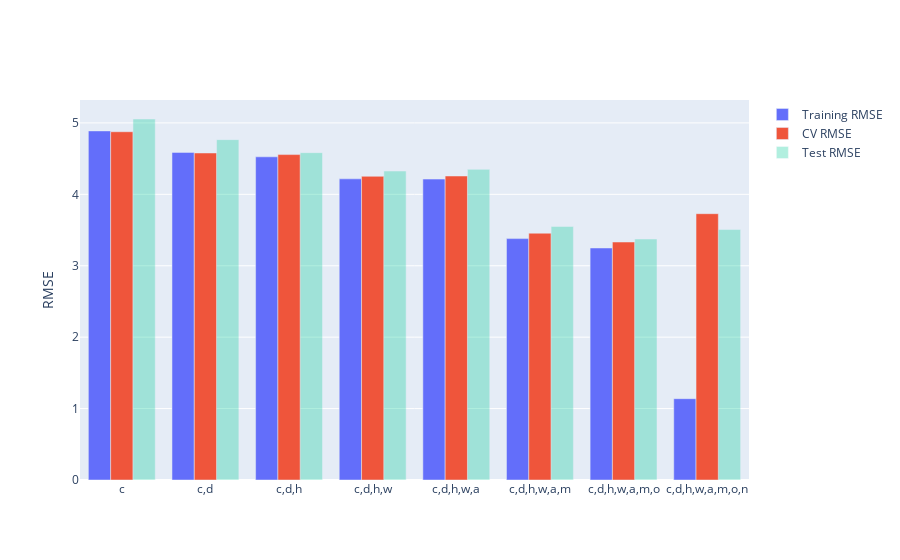

The notebook cell saved with this chart:
### Code cell
compare_models(models)

### Figure 1 — Plotly figure (JSON) as saved in the notebook; plotly's stock layout.template omitted (floating-point values rounded to 4 significant figures)
{"data": [{"name": "Training RMSE", "type": "bar", "x": ["c", "c,d", "c,d,h", "c,d,h,w", "c,d,h,w,a", "c,d,h,w,a,m", "c,d,h,w,a,m,o", "c,d,h,w,a,m,o,n"], "y": [4.888, 4.588, 4.525, 4.217, 4.214, 3.38, 3.249, 1.139]}, {"name": "CV RMSE", "type": "bar", "x": ["c", "c,d", "c,d,h", "c,d,h,w", "c,d,h,w,a", "c,d,h,w,a,m", "c,d,h,w,a,m,o", "c,d,h,w,a,m,o,n"], "y": [4.877, 4.579, 4.557, 4.253, 4.257, 3.456, 3.332, 3.729]}, {"name": "Test RMSE", "opacity": 0.3, "type": "bar", "x": ["c", "c,d", "c,d,h", "c,d,h,w", "c,d,h,w,a", "c,d,h,w,a,m", "c,d,h,w,a,m,o", "c,d,h,w,a,m,o,n"], "y": [5.055, 4.766, 4.584, 4.326, 4.35, 3.551, 3.375, 3.507]}], "layout": {"yaxis": {"title": {"text": "RMSE"}}}}
